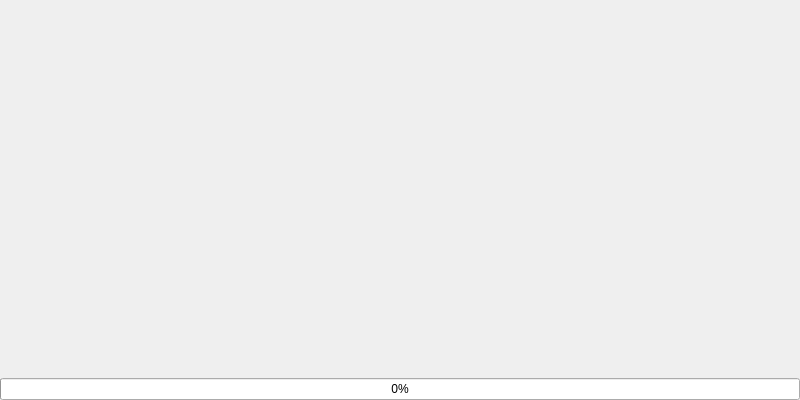
<?xml version="1.0" encoding="UTF-8"?>
<ui version="4.0">
 <class>Slide</class>
 <widget class="QWidget" name="Slide">
  <property name="geometry">
   <rect>
    <x>0</x>
    <y>0</y>
    <width>800</width>
    <height>400</height>
   </rect>
  </property>
  <property name="windowTitle">
   <string>Form</string>
  </property>
  <layout class="QGridLayout" name="gridLayout">
   <property name="leftMargin">
    <number>0</number>
   </property>
   <property name="topMargin">
    <number>0</number>
   </property>
   <property name="rightMargin">
    <number>0</number>
   </property>
   <property name="bottomMargin">
    <number>0</number>
   </property>
   <property name="spacing">
    <number>0</number>
   </property>
   <item row="0" column="0">
    <widget class="QLabel" name="slideLabel">
     <property name="text">
      <string/>
     </property>
    </widget>
   </item>
   <item row="1" column="0">
    <widget class="QProgressBar" name="progressBar">
     <property name="value">
      <number>0</number>
     </property>
     <property name="invertedAppearance">
      <bool>false</bool>
     </property>
    </widget>
   </item>
  </layout>
 </widget>
 <resources/>
 <connections/>
</ui>
